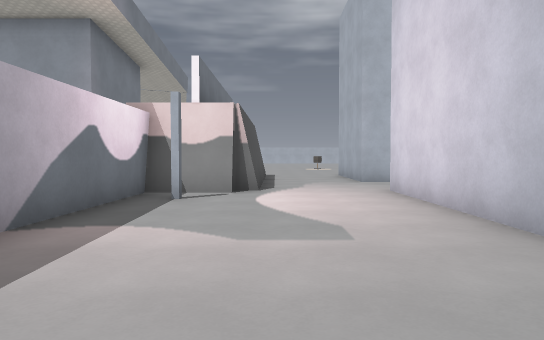
View 1 (above)

16 first-person views from a walk through a Godot game level. The camera is 1.4 m above the floor, tilts 2° down and sees 70° across. The floor is counted in squares, 2 m on a side. Each view is taken from the middle of a square. On the plan, view 1 faces up. The plan holds only what a view shows up to about 11 squares ahead; the rest is blank. The place goes on beyond the plan. Characters and animated objects are not drawn. Some surface patterns are stand-ins.

View 2
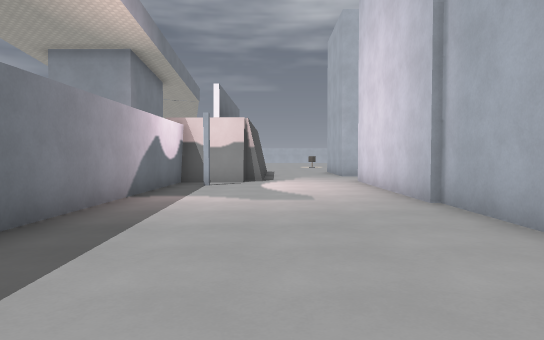

View 3
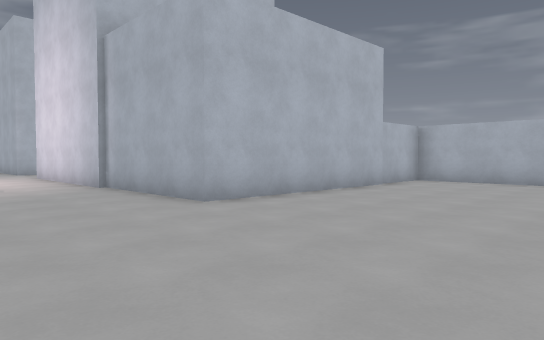

View 4
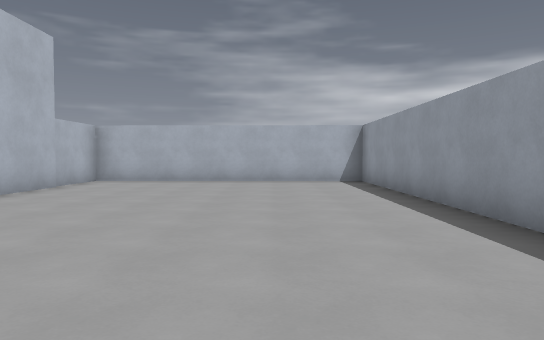

View 5
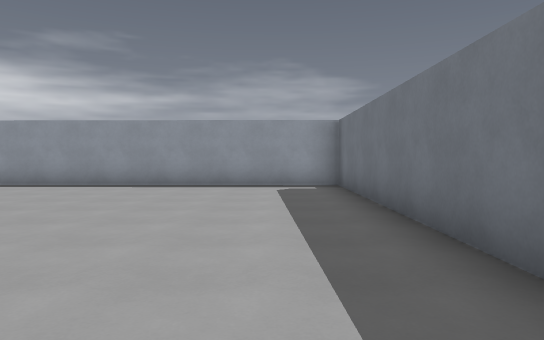

View 6
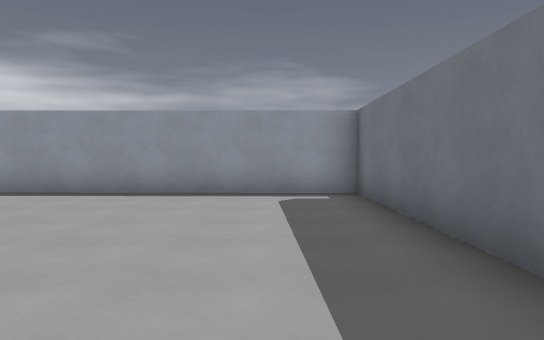

View 7
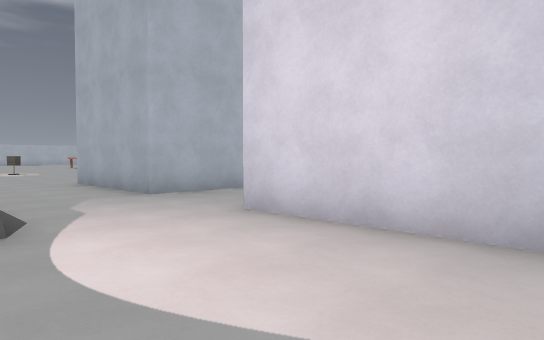

View 8
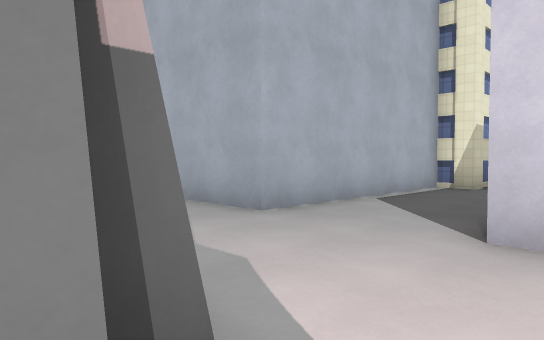

View 9
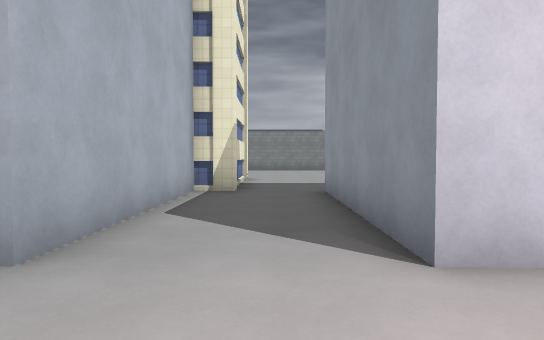

View 10
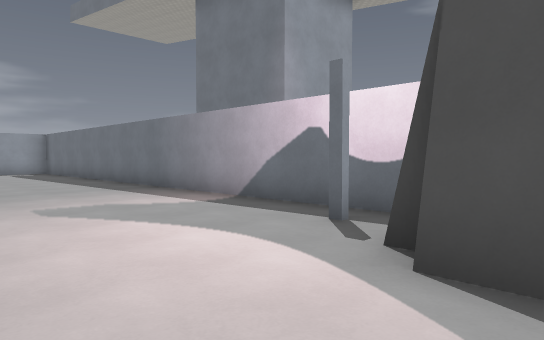

View 11
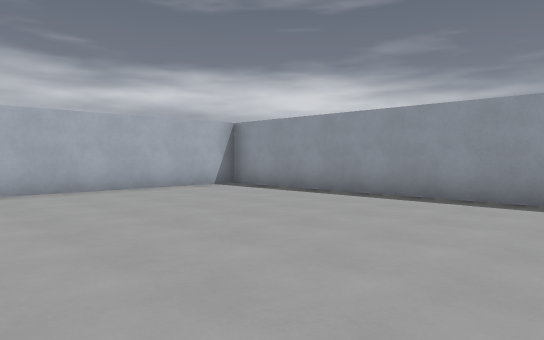

View 12
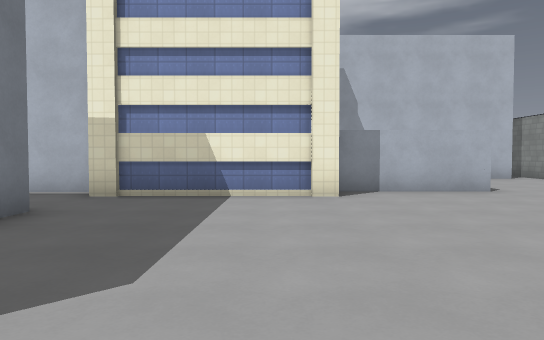

View 13
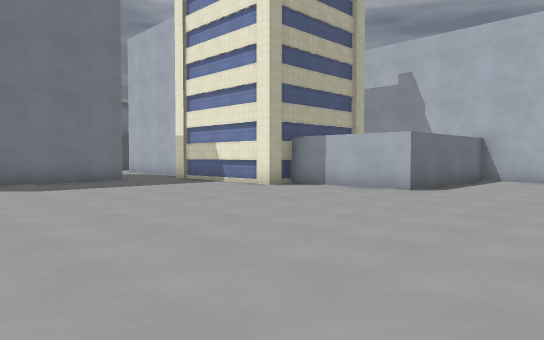

View 14
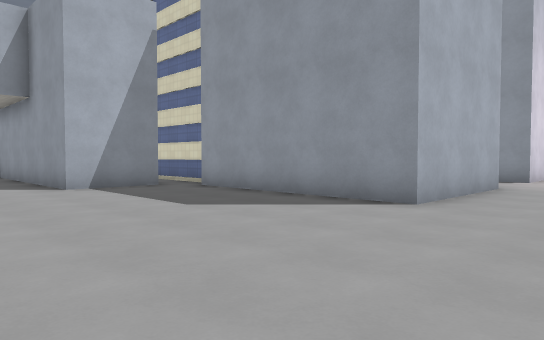

View 15
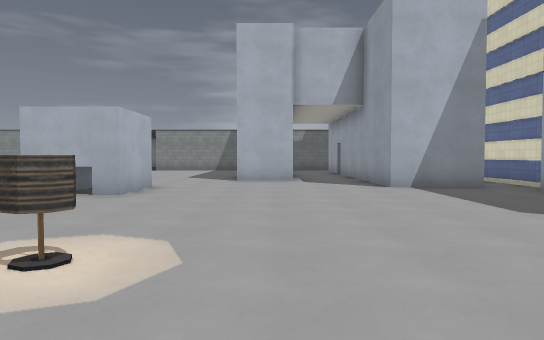

View 16
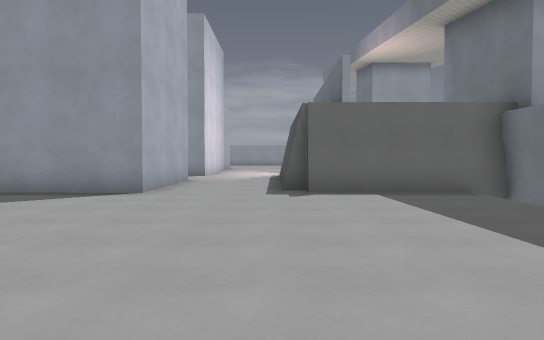

### Floor plan
Points are (right, up) in squares from view 1. A wall is a line through its corners. A room is listed if a view was taken in it or the views show most of it. See-through windows are left out.
Room 1 (views 1, 2, 3, 4, 5, 6, 7, 8, 9, 10, 11, 14, 15, 16)
walls: (7.8, 9.9) (7.8, 10.6) (2.5, 10.6) (2.5, 14.5) (8, 14.5); (-0.4, 9.5) (-0.4, 7.9) (-0.8, 8) (-0.8, 7.6) (-2.5, 7.6) (-2.6, -8.4) (10, -8.6) (10, -1.5); (2.4, 2.7) (2.4, 8) (7.9, 7.9); (8.8, 15.1) (8.8, 17.3) (12.9, 17.3); (-4.5, 14.1) (-0.3, 14.1) (-0.4, 12.5); (-4.5, 14.6) (-0.6, 14.6); (7.8, -1.1) (2.5, -1) (2.5, 2.8); (10.1, -1.1) (8, -1.1)
ways out: opening at (8, 9) to room 2; opening at (9, 15)
objects: lamp (3, 22)
Room 2 (views 12, 13)
walls: (7.9, 7.9) (7.9, 4.9); (16.9, 15.2) (15.4, 15.2) (15.4, 10.7) (12.2, 10.7) (12.2, 9.9) (7.8, 9.9)
ways out: opening at (8, 9) to room 1

Positions as (right, up) in squares from view 1, and headings:
1: (0, 0), facing up
2: (0, -3), facing up
3: (-1, -6), facing up-right
4: (-1, -6), facing right
5: (-1, 1), facing down
6: (-1, -1), facing down
7: (-1, 4), facing up-right
8: (-1, 7), facing up-right
9: (0, 9), facing right
10: (2, 9), facing down-left
11: (2, -2), facing down-right
12: (11, 3), facing up
13: (19, 3), facing up-left
14: (0, 20), facing down-right
15: (0, 20), facing right
16: (0, 22), facing down
